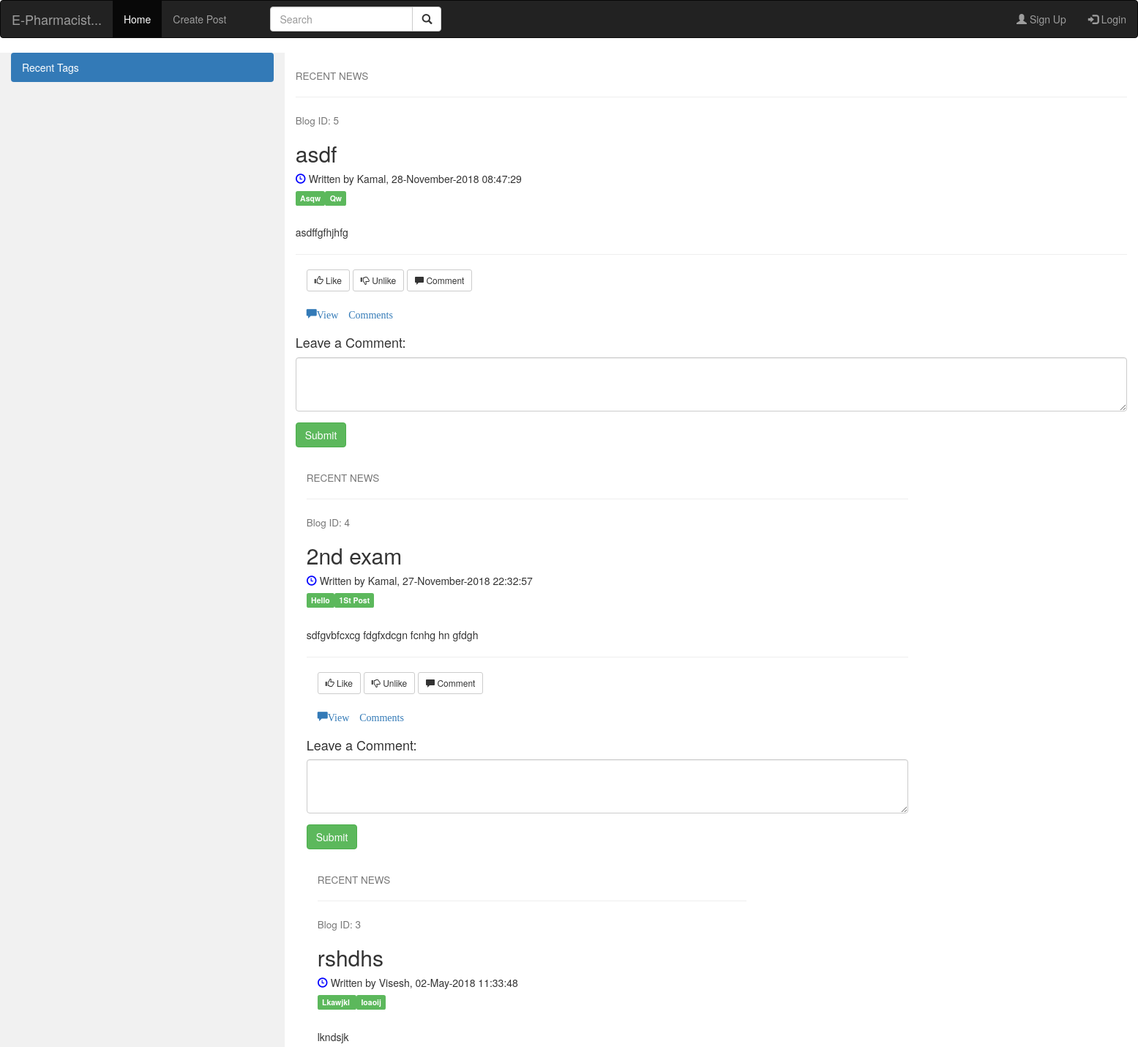
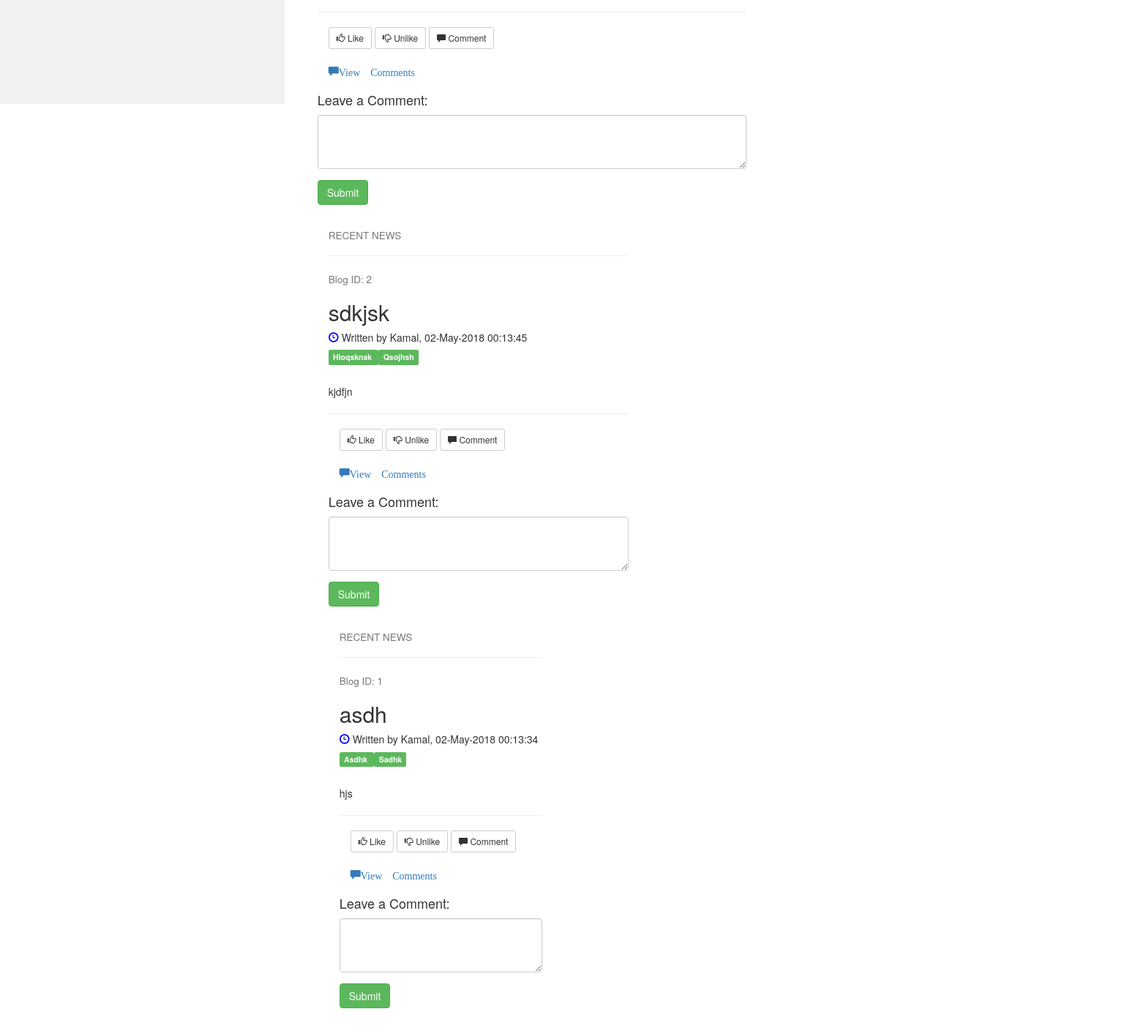
The page / on the database its author committed (2 pictures, top to bottom).
### tables this page shows
CREATE TABLE blogsdata
			(email TEXT,
			firstname TEXT,
			lastname TEXT,
			title TEXT,
			tag1 TEXT,
			tag2 TEXT,
			paragraph TEXT,
			blogid INTEGER PRIMARY KEY,
			blogcreateddate DATETIME,
			validblog BOOLEAN,
			FOREIGN KEY(email) REFERENCES userdetails(email),
			FOREIGN KEY(firstname) REFERENCES userdetails(firstname),
			FOREIGN KEY(lastname) REFERENCES userdetails(lastname)
			);

### main.py (the view)
@app.route("/")
def root():
	loggedin,firstname,lastname,email=getLoginDetails()
	d=datetime.today()
	today=d.strftime("%d-%B-%Y %H:%M:%S")
	today=today[:13]
	with sqlite3.connect('database.db') as conn:
		if loggedin:
			if email=='admin@g.com':
				cur=conn.cursor()
				cur.execute('SELECT firstname,lastname, title, paragraph, tag1, tag2, blogcreateddate, blogid from blogsdata where validblog=? Order By blogcreateddate',(False,))
				itemData=cur.fetchall()
				itemData=parse(itemData)
				return render_template('adminhomepage.html', itemData=itemData, loggedin=loggedin, firstname=firstname, lastname=lastname, email=email)
			cur=conn.cursor()
			cur.execute('SELECT firstname, lastname, title,paragraph,tag1,tag2,blogcreateddate,blogid FROM blogsdata WHERE validblog=? ORDER BY blogcreateddate DESC',(True,))
			itemData=cur.fetchall()
			itemData=parse(itemData)
			cur.execute('SELECT tagname from tagstable where tagcreateddate like ?',(today+'%',))
			tagdata=cur.fetchall()
			print(tagdata)
			tagdata=parse(tagdata)
			print(tagdata)
			tagset=set()
			taglist=[]
			for row in tagdata:
				for data in row:
					tagset.add(data[0])
			for i in range(len(tagset)):
				tagvalue=tagset.pop()
				cur.execute('SELECT count(tagname) from tagstable where tagcreateddate like ? and tagname like ?',(today+'%',tagvalue,))
				tagc=cur.fetchone()
				tagcount=tagc[0]
				taglist.append([tagvalue,tagcount])
			print(taglist)
			return render_template('homepage.html',taglist=taglist,itemData=itemData, loggedin=loggedin,firstname=firstname, email=email)
		else:
			cur=conn.cursor()
			cur.execute('SELECT firstname, lastname, title,paragraph,tag1,tag2,blogcreateddate,blogid FROM blogsdata WHERE validblog=? ORDER BY blogcreateddate DESC',(True,))
			itemData=cur.fetchall()
			itemData=parse(itemData)
			cur.execute('SELECT tagname from tagstable where tagcreateddate LIKE ?',(today+'%',))
			tagdata=cur.fetchall()
			tagdata=parse(tagdata)
			tagset=set()
			taglist=[]
			for row in tagdata:
				for data in row:
					tagset.add(data[0])
			for i in range(len(tagset)):
				tagvalue=tagset.pop()
				cur.execute('SELECT count(tagname) from tagstable where tagcreateddate like ? and tagname like ?',(today+'%',tagvalue,))
				tagc=cur.fetchone()
				tagcount=tagc[0]
				taglist.append([tagvalue,tagcount])
			return render_template('homepage.html', taglist=taglist , itemData=itemData, loggedin=loggedin,firstname=firstname, email=email)

### main.py (called while the page is built, shortened)
def getLoginDetails():
	if 'email' not in session:
		loggedin = False
		firstname=''
		lastname=''
		email=''
		return (loggedin, firstname, lastname,email)

def parse(data):
	ans=[]
	i=0
	while i<len(data):
		cur=[]
		for j in range(1):
			if i>=len(data):
				break
			cur.append(data[i])
			i+=1
		ans.append(cur)
	return ans

### templates/homepage.html (shortened to what this page needs)
<!DOCTYPE html>
<html lang="en">
<head>
  <link rel="stylesheet" href="https://maxcdn.bootstrapcdn.com/bootstrap/3.3.7/css/bootstrap.min.css">
</head>
<body>
<nav class="navbar navbar-inverse">
  <div class="container-fluid">
    <div class="navbar-header">
      <a class="navbar-brand" href="#">E-Pharmacist...</a>
    </div>
    <ul class="nav navbar-nav">
      <li class="active"><a href="/">Home</a></li>
      <li><a href="/createthepost">Create Post</a></li>
      <li><a href="/sellitems"></a></li>
    </ul>
    <form class="navbar-form navbar-left" action="/searchposts" method="POST">
      <div class="input-group">
        <input type="text" class="form-control" placeholder="Search" name="search">
        <div class="input-group-btn">
          <button class="btn btn-default" type="submit">
            <i class="glyphicon glyphicon-search"></i>
          </button>
        </div>
      </div>
    </form>
    {% if not loggedin %}
    <ul class="nav navbar-nav navbar-right">
      <li><a href="/loginForm"><span class="glyphicon glyphicon-user"></span> Sign Up</a></li>
      <li><a href="/loginForm"><span class="glyphicon glyphicon-log-in"></span> Login</a></li>
    </ul>
    {% endif %}
  </div>
</nav>
<div class="container-fluid">
  <div class="row content">
    <div class="col-sm-3 sidenav">
      <ul class="nav nav-pills nav-stacked">
        <li class="active"><a href="/">Recent Tags</a></li>
      </ul><br>
    </div>
    {% for data in itemData %}
    <div class="col-sm-9">
      <h4><small>RECENT NEWS</small></h4>
      <hr>
      {% for row in data %}
      <h4><small>Blog ID: {{row[7]}}</small></h4>
      <h2>{{row[2]}}</h2>
      <h5><span class="glyphicon glyphicon-time" style="color:blue"></span> Written by {{row[0]}}, {{row[6]}}</h5>
      <h5 style="color:blue"><span class="label label-success">{{row[4]}}</span><span class="label label-success">{{row[5]}}</span></h5><br>
      <p>{{row[3]}}</p>
      <hr>
      <div class="container">
  <div class="btn-group">
        <a href="/viewingsinglepostlike/blogid={{row[7]}}/val=1">
        <button type="button" class="btn btn-default btn-sm">
          <span class="glyphicon glyphicon-thumbs-up"></span> Like
        </button>
      </a>
         <a href="/viewingsinglepostlike/blogid={{row[7]}}/val=0">
        <button type="button" class="btn btn-default btn-sm">
          <span class="glyphicon glyphicon-thumbs-down"></span> Unlike
        </button>
      </a>
        <a href="/viewingsinglepost/blogid={{row[7]}}">
        <button type="button" class="btn btn-default btn-sm">
          <span class="glyphicon glyphicon-comment"></span> Comment
        </button>
      </a>
        <br><br>
        <p>
        <a href ="/viewingsinglepost/blogid={{row[7]}}">
          <span class="glyphicon glyphicon-comment">View Comments</span>
        </a>
      </p>
  </div>
</div>
<h4>Leave a Comment:</h4>
      <form role="form" action="/iaminsinglepost/commentadded/blogid={{row[7]}}" method="POST">
        <div class="form-group">
          <textarea class="form-control" rows="3" required name="comment"></textarea>
        </div>
        <button type="submit" name ="action" class="btn btn-success">Submit</button>
      </form>
      {% endfor %}
      <br>
    {% endfor %}
      <br><br>
      </div>
    </div>
  </div>
</div>
</body>
</html>

### templates/homepage.html (style rules this page uses)
.row.content { height: 1500px }
.sidenav { background-color: #f1f1f1; height: 100%; }

### rows shown on the page
blogsdata: blogid "5", title "asdf", firstname "Kamal", blogcreateddate "28-November-2018 08:47:29", tag1 "Asqw", tag2 "Qw", paragraph "asdffgfhjhfg"
blogsdata: blogid "4", title "2nd exam", firstname "Kamal", blogcreateddate "27-November-2018 22:32:57", tag1 "Hello", tag2 "1St Post", paragraph "sdfgvbfcxcg fdgfxdcgn fcnhg hn gfdgh"
blogsdata: blogid "3", title "rshdhs", firstname "Visesh", blogcreateddate "02-May-2018 11:33:48", tag1 "Lkawjkl", tag2 "Ioaoij", paragraph "lkndsjk"
blogsdata: blogid "2", title "sdkjsk", firstname "Kamal", blogcreateddate "02-May-2018 00:13:45", tag1 "Hioqsknsk", tag2 "Qsojhsh", paragraph "kjdfjn"
blogsdata: blogid "1", title "asdh", firstname "Kamal", blogcreateddate "02-May-2018 00:13:34", tag1 "Asdhk", tag2 "Sadhk", paragraph "hjs"
